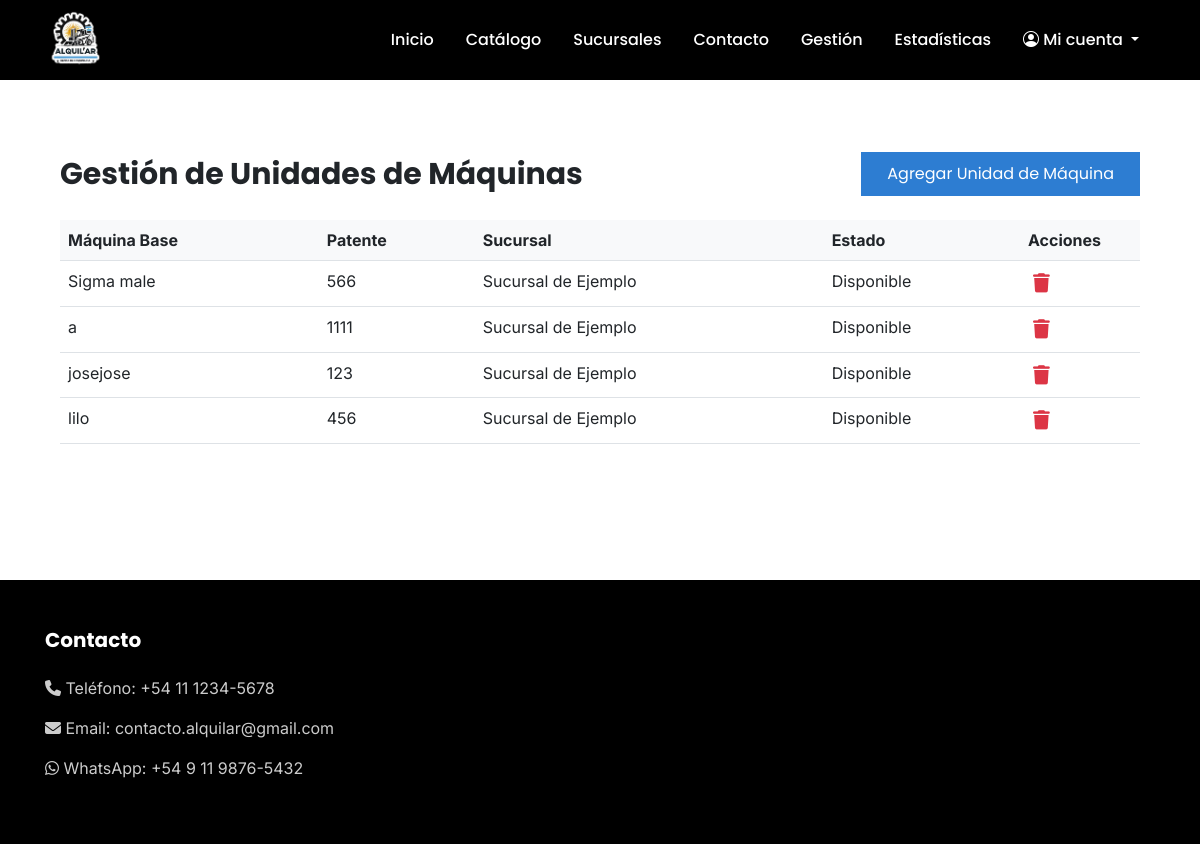
Screenshot of /maquinas/unidades/ (signed in) with the database file from the repository.
### maquinas/models.py (models this page shows, shortened)
class Unidad(models.Model):
    ESTADOS = [
        ('disponible', 'Disponible'),
        ('alquilada', 'Alquilada'),
        ('mantenimiento', 'En Mantenimiento'),
        ('adeudada', 'Adeudada'),
    ]
    maquina_base = models.ForeignKey(
        MaquinaBase,
        on_delete=models.PROTECT,
        verbose_name='Máquina base',
        related_name='unidades'
    )
    patente = models.CharField(
        max_length=10,
        unique=True,
        verbose_name='Patente'
    )
    sucursal = models.ForeignKey(
        'sucursales.Sucursal',
        on_delete=models.PROTECT,
        verbose_name='Sucursal'
    )
    estado = models.CharField(
        max_length=20,
        choices=ESTADOS,
        default='disponible',
        verbose_name='Estado'
    )
    visible = models.BooleanField(
        default=True,
        verbose_name='Visible',
        help_text='Indica si la unidad es visible en el sistema'
    )
    class Meta:
        verbose_name = 'Unidad'
        verbose_name_plural = 'Unidades'

class MaquinaBase(models.Model):
    TIPOS_MAQUINA = [
        ('excavadora', 'Excavadora'),
        ('retroexcavadora', 'Retroexcavadora'),
        ('cargadora', 'Cargadora'),
        ('compactadora', 'Compactadora'),
        ('motoniveladora', 'Motoniveladora'),
        ('pavimentadora', 'Pavimentadora'),
        ('grua', 'Grúa'),
        ('hormigonera', 'Hormigonera'),
        ('dumper', 'Dumper'),
        ('manipulador', 'Manipulador Telescópico'),
    ]
    MARCAS = [
        ('caterpillar', 'Caterpillar'),
        ('komatsu', 'Komatsu'),
        ('volvo', 'Volvo'),
        ('hitachi', 'Hitachi'),
        ('liebherr', 'Liebherr'),
        ('jcb', 'JCB'),
        ('case', 'Case'),
        ('doosan', 'Doosan'),
        ('john_deere', 'John Deere'),
        ('kubota', 'Kubota'),
    ]
    nombre = models.CharField(max_length=100)
    tipo = models.CharField(max_length=20, choices=TIPOS_MAQUINA)
    marca = models.CharField(max_length=20, choices=MARCAS)
    modelo = models.CharField(max_length=50)
    precio_por_dia = models.DecimalField(
        max_digits=12,
        decimal_places=2,
        validators=[MinValueValidator(0)],
        error_messages={
            'max_digits': 'El precio no puede tener más de 10 dígitos enteros.',
            'decimal_places': 'El precio no puede tener más de 2 decimales.',
            'invalid': 'Por favor, ingrese un precio válido.',
            'max_whole_digits': 'La parte entera del precio no puede tener más de 10 dígitos.'
        }
    )
    descripcion_corta = models.TextField()
    descripcion_larga = models.TextField()
    imagen = models.ImageField(upload_to='maquinas/')
    dias_alquiler_min = models.PositiveIntegerField(
        verbose_name='Cantidad mínima de días de alquiler',
        validators=[MinValueValidator(1)]
    )
    dias_alquiler_max = models.PositiveIntegerField(
        verbose_name='Cantidad máxima de días de alquiler',
        validators=[MinValueValidator(1)]
    )
    stock = models.IntegerField(default=0, editable=False)
    class Meta:
        verbose_name = "Máquina Base"
        verbose_name_plural = "Máquinas Base"
        ordering = ['nombre']

### sucursales/models.py (models this page shows, shortened)
class Sucursal(models.Model):
    nombre = models.CharField(
        max_length=100,
        verbose_name='Nombre',
        unique=True
    )
    direccion = models.CharField(
        max_length=50,
        verbose_name='Dirección (DMS)',
        help_text=(
            'Formato DMS: '
            '[Grados]°[Minutos]\'[Segundos.decimal]"[N/S] '
            '[Grados]°[Minutos]\'[Segundos.decimal]"[E/O] '
            '(p. ej.: 34°36\'00.000"S 058°22\'00.000"O)'
        ),
        validators=[validar_coordenadas_dms]
    )
    visible = models.BooleanField(
        default=True,
        verbose_name='Visible',
        help_text='Indica si la sucursal es visible en el sistema'
    )
    class Meta:
        verbose_name = 'Sucursal'
        verbose_name_plural = 'Sucursales'

### maquinas/views.py (the view)
# urls.py: path('unidades/', views.lista_unidades, name='lista_unidades'),
@login_required
@user_passes_test(es_empleado_o_admin)
def lista_unidades(request):
    unidades = Unidad.objects.select_related('maquina_base', 'sucursal').all().order_by('maquina_base__nombre', 'patente')
    return render(request, 'maquinas/lista_unidades.html', {
        'unidades': unidades
    })

### persona/views.py (called while the page is built)
def es_empleado_o_admin(user):
    if not user.is_authenticated:
        return False
    try:
        persona = Persona.objects.get(email=user.email)
        return persona.es_empleado or user.is_superuser
    except Persona.DoesNotExist:
        return user.is_superuser

def empleados_processor(request):
    empleados_emails = list(Persona.objects.filter(es_empleado=True).values_list('email', flat=True))
    es_empleado_actuando_como_cliente = request.session.get('es_empleado_actuando_como_cliente', False)
    return {
        'empleados_emails': empleados_emails,
        'es_empleado_actuando_como_cliente': es_empleado_actuando_como_cliente
    }

### maquinas/templates/maquinas/lista_unidades.html (shortened to what this page needs)
{% extends 'base.html' %}
{% load static %}
{% block content %}
<div class="section-container py-5">
    <div class="d-flex justify-content-between align-items-center mb-4">
        <h2 class="mb-0">Gestión de Unidades de Máquinas</h2>
        <a href="{% url 'maquinas:cargar_unidad' %}" class="btn boton-principal">
            Agregar Unidad de Máquina
        </a>
    </div>
    {% if unidades %}
    <div class="table-responsive">
        <table class="table table-hover">
            <thead>
                <tr>
                    <th>Máquina Base</th>
                    <th>Patente</th>
                    <th>Sucursal</th>
                    <th>Estado</th>
                    <th class="actions-column">Acciones</th>
                </tr>
            </thead>
            <tbody>
                {% for unidad in unidades %}
                <tr>
                    <td>{{ unidad.maquina_base.nombre }}</td>
                    <td>{{ unidad.patente }}</td>
                    <td>{{ unidad.sucursal.nombre }}</td>
                    <td>{{ unidad.get_estado_display }}</td>
                    <td>
                        <a href="{% url 'maquinas:eliminar_unidad' unidad.id %}" class="action-icon delete" title="Eliminar">
                            <i class="fas fa-trash"></i>
                        </a>
                    </td>
                </tr>
                {% endfor %}
            </tbody>
        </table>
    </div>
    {% else %}
    <div class="empty-message">
        <p class="mb-3">No hay unidades de máquinas registradas.</p>
    </div>
    {% endif %}
</div>
{% endblock %}

### static/css/styles.css (style rules this page uses)
:root { --color-primary: #2D7DD2; --color-dark: #111; --color-black: #000; --color-white: #fff; --color-text: #333; --color-gray: #666; --color-light-gray: #ddd; --color-danger: #dc3545; --font-primary: 'Poppins', sans-serif; --font-secondary: 'Inter', sans-serif; --shadow-sm: 0 2px 5px rgba(0,0,0,0.1); --shadow-md: 0 4px 6px rgba(0,0,0,0.1); --shadow-lg: 0 6px 12px rgba(0,0,0,0.15); }
body { min-height: 100vh; display: flex; flex-direction: column; font-family: var(--font-secondary); }
.section-container { max-width: 1140px; margin: 0 auto; padding: 0 15px; width: 100%; }
h1, h2, h3, h4, h5, h6, .nav-link, .btn { font-family: var(--font-primary) !important; }
h2 { font-size: 30px !important; font-weight: bold !important; margin-bottom: 1.5rem; }
p, span, div, input, textarea, label { font-family: var(--font-secondary) !important; }
.card, .btn, .form-control, .dropdown-menu, .machine-card, .machine-detail, .form-container, .machine-detail img, .alert, .nav-tabs .nav-link, .modal-content, .input-group-text { border-radius: 0 !important; }
.boton-principal, .btn-primary { background-color: var(--color-primary) !important; border: 2px solid var(--color-primary) !important; color: var(--color-white) !important; font-family: var(--font-primary) !important; padding: 0.5rem 1.5rem; transition: all 0.3s ease; }

### maquinas/templates/maquinas/lista_unidades.html (style rules this page uses)
.table th { background-color: #f8f9fa; }
.actions-column { width: 120px; }
.table-responsive { margin-top: 1rem; }
.action-icon { font-size: 1.2rem; margin: 0 5px; text-decoration: none; cursor: pointer; }
.action-icon.delete { color: #dc3545; }

### rows the page displays
Unidad: maquina_base.nombre "Sigma male", patente "566", sucursal.nombre "Sucursal de Ejemplo", estado "Disponible"
Unidad: maquina_base.nombre "a", patente "1111", sucursal.nombre "Sucursal de Ejemplo", estado "Disponible"
Unidad: maquina_base.nombre "josejose", patente "123", sucursal.nombre "Sucursal de Ejemplo", estado "Disponible"
Unidad: maquina_base.nombre "lilo", patente "456", sucursal.nombre "Sucursal de Ejemplo", estado "Disponible"
